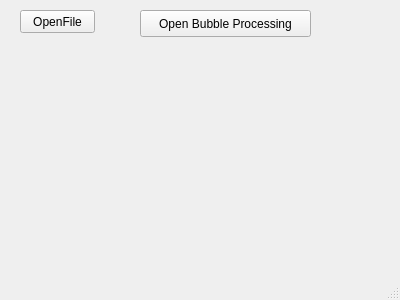
<?xml version="1.0" encoding="UTF-8"?>
<ui version="4.0">
 <class>MainWindow</class>
 <widget class="QMainWindow" name="MainWindow">
  <property name="geometry">
   <rect>
    <x>0</x>
    <y>0</y>
    <width>400</width>
    <height>300</height>
   </rect>
  </property>
  <property name="windowTitle">
   <string>MainWindow</string>
  </property>
  <widget class="QWidget" name="centralWidget">
   <widget class="QPushButton" name="openFileButton">
    <property name="geometry">
     <rect>
      <x>20</x>
      <y>10</y>
      <width>75</width>
      <height>23</height>
     </rect>
    </property>
    <property name="text">
     <string>OpenFile</string>
    </property>
   </widget>
   <widget class="QPushButton" name="butBubbleProcessing">
    <property name="geometry">
     <rect>
      <x>140</x>
      <y>10</y>
      <width>171</width>
      <height>27</height>
     </rect>
    </property>
    <property name="text">
     <string>Open Bubble Processing</string>
    </property>
   </widget>
  </widget>
  <widget class="QStatusBar" name="statusBar"/>
 </widget>
 <layoutdefault spacing="6" margin="11"/>
 <resources/>
 <connections/>
</ui>
